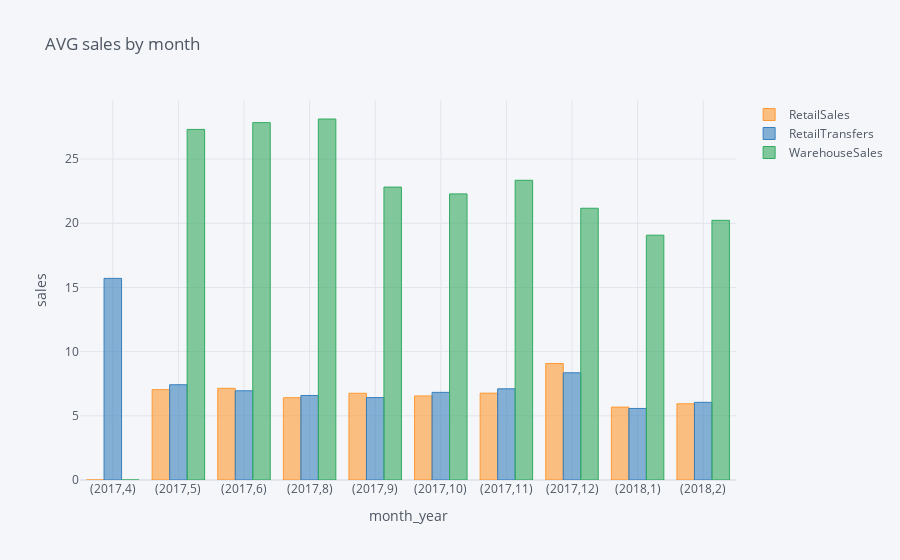

The code cell stored with this chart in its notebook:
### Markdown cell above
## 4. Plot the same information as above but as a bar chart.

### Code cell
avg_sale_by_month.iplot(kind='bar',  
                       xTitle='month_year', 
                       yTitle='sales', 
                       title='AVG sales by month',
                       subplots=False)

### Figure 1 — Plotly figure (JSON) as saved in the notebook; plotly's stock layout.template omitted (floating-point values rounded to 4 significant figures)
{"data": [{"marker": {"color": "rgba(255, 153, 51, 0.6)", "line": {"color": "rgba(255, 153, 51, 1.0)", "width": 1}}, "name": "RetailSales", "orientation": "v", "text": "", "type": "bar", "x": ["(2017,4)", "(2017,5)", "(2017,6)", "(2017,8)", "(2017,9)", "(2017,10)", "(2017,11)", "(2017,12)", "(2018,1)", "(2018,2)"], "y": [0, 7.039, 7.144, 6.41, 6.757, 6.549, 6.765, 9.078, 5.679, 5.939]}, {"marker": {"color": "rgba(55, 128, 191, 0.6)", "line": {"color": "rgba(55, 128, 191, 1.0)", "width": 1}}, "name": "RetailTransfers", "orientation": "v", "text": "", "type": "bar", "x": ["(2017,4)", "(2017,5)", "(2017,6)", "(2017,8)", "(2017,9)", "(2017,10)", "(2017,11)", "(2017,12)", "(2018,1)", "(2018,2)"], "y": [15.71, 7.422, 6.95, 6.585, 6.42, 6.828, 7.104, 8.354, 5.575, 6.05]}, {"marker": {"color": "rgba(50, 171, 96, 0.6)", "line": {"color": "rgba(50, 171, 96, 1.0)", "width": 1}}, "name": "WarehouseSales", "orientation": "v", "text": "", "type": "bar", "x": ["(2017,4)", "(2017,5)", "(2017,6)", "(2017,8)", "(2017,9)", "(2017,10)", "(2017,11)", "(2017,12)", "(2018,1)", "(2018,2)"], "y": [0, 27.31, 27.84, 28.12, 22.82, 22.29, 23.35, 21.17, 19.07, 20.23]}], "layout": {"legend": {"bgcolor": "#F5F6F9", "font": {"color": "#4D5663"}}, "paper_bgcolor": "#F5F6F9", "plot_bgcolor": "#F5F6F9", "title": {"font": {"color": "#4D5663"}, "text": "AVG sales by month"}, "xaxis": {"gridcolor": "#E1E5ED", "showgrid": true, "tickfont": {"color": "#4D5663"}, "title": {"font": {"color": "#4D5663"}, "text": "month_year"}, "zerolinecolor": "#E1E5ED"}, "yaxis": {"gridcolor": "#E1E5ED", "showgrid": true, "tickfont": {"color": "#4D5663"}, "title": {"font": {"color": "#4D5663"}, "text": "sales"}, "zerolinecolor": "#E1E5ED"}}}
